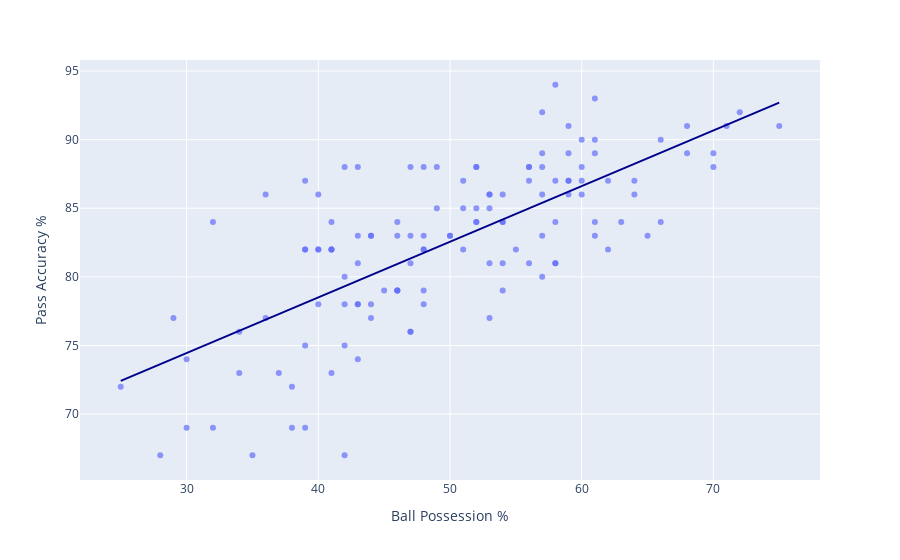

Here is the notebook cell this chart was saved with:
### Code cell
# Add best fit linear regression line
fig = px.scatter(df, x="Ball Possession %", y="Pass Accuracy %", opacity=0.7, 
                 trendline="ols", trendline_color_override='darkblue')
fig.show()

results = px.get_trendline_results(fig)
print(results)

# Show summary results
results.px_fit_results.iloc[0].summary()

### Figure 1 — Plotly figure (JSON) as saved in the notebook; plotly's stock layout.template omitted (floating-point values rounded to 4 significant figures)
{"data": [{"hovertemplate": "Ball Possession %=%{x}<br>Pass Accuracy %=%{y}<extra></extra>", "legendgroup": "", "marker": {"color": "#636efa", "opacity": 0.7, "symbol": "circle"}, "mode": "markers", "name": "", "orientation": "v", "showlegend": false, "type": "scatter", "x": [40, 60, 43, 57, 64, 36, 39, 61, 51, 49, 72, 28, 52, 48, 54, 46, 50, 50, 60, 40, 52, 48, 52, 48, 61, 39, 41, 59, 41, 59, 57, 43, 47, 53, 47, 53, 47, 53, 30, 70, 49, 51, 44, 56, 58, 42, 66, 34, 58, 42, 42, 58, 52, 48, 41, 59, 71, 29, 58, 42, 54, 46, 45, 55, 56, 44, 61, 39, 68, 32, 32, 68, 38, 62, 53, 47, 34, 66, 41, 59, 30, 70, 65, 35, 44, 56, 60, 40, 54, 46, 43, 57, 36, 64, 48, 52, 41, 59, 39, 61, 75, 25, 54, 46, 47, 53, 56, 44, 37, 63, 48, 51, 42, 58, 57, 43, 43, 57, 38, 62, 40, 60, 54, 46, 43, 57, 39, 61], "xaxis": "x", "y": [78, 86, 78, 86, 86, 86, 87, 93, 87, 85, 92, 67, 85, 82, 84, 84, 83, 83, 88, 82, 88, 83, 84, 79, 89, 82, 82, 91, 82, 87, 88, 81, 76, 81, 76, 77, 88, 86, 69, 89, 88, 85, 77, 81, 81, 80, 90, 73, 84, 75, 78, 87, 84, 82, 82, 89, 91, 77, 94, 88, 84, 79, 79, 82, 88, 83, 90, 82, 91, 84, 69, 89, 72, 87, 86, 81, 76, 84, 73, 87, 74, 88, 83, 67, 78, 88, 87, 82, 86, 83, 78, 83, 77, 87, 88, 88, 84, 86, 69, 84, 91, 72, 81, 79, 83, 85, 87, 83, 73, 84, 78, 82, 67, 81, 89, 83, 74, 80, 69, 82, 86, 90, 79, 79, 88, 92, 75, 83], "yaxis": "y"}, {"hovertemplate": "<b>OLS trendline</b><br>Pass Accuracy % = 0.405584 * Ball Possession % + 62.2786<br>R<sup>2</sup>=0.509614<br><br>Ball Possession %=%{x}<br>Pass Accuracy %=%{y} <b>(trend)</b><extra></extra>", "legendgroup": "", "line": {"color": "darkblue"}, "marker": {"color": "#636efa", "symbol": "circle"}, "mode": "lines", "name": "", "showlegend": false, "type": "scatter", "x": [25, 28, 29, 30, 30, 32, 32, 34, 34, 35, 36, 36, 37, 38, 38, 39, 39, 39, 39, 39, 40, 40, 40, 40, 41, 41, 41, 41, 41, 42, 42, 42, 42, 42, 43, 43, 43, 43, 43, 43, 44, 44, 44, 44, 45, 46, 46, 46, 46, 46, 47, 47, 47, 47, 47, 48, 48, 48, 48, 48, 48, 49, 49, 50, 50, 51, 51, 51, 52, 52, 52, 52, 52, 53, 53, 53, 53, 53, 54, 54, 54, 54, 54, 55, 56, 56, 56, 56, 57, 57, 57, 57, 57, 57, 58, 58, 58, 58, 58, 59, 59, 59, 59, 59, 60, 60, 60, 60, 61, 61, 61, 61, 61, 62, 62, 63, 64, 64, 65, 66, 66, 68, 68, 70, 70, 71, 72, 75], "xaxis": "x", "y": [72.42, 73.64, 74.04, 74.45, 74.45, 75.26, 75.26, 76.07, 76.07, 76.47, 76.88, 76.88, 77.29, 77.69, 77.69, 78.1, 78.1, 78.1, 78.1, 78.1, 78.5, 78.5, 78.5, 78.5, 78.91, 78.91, 78.91, 78.91, 78.91, 79.31, 79.31, 79.31, 79.31, 79.31, 79.72, 79.72, 79.72, 79.72, 79.72, 79.72, 80.12, 80.12, 80.12, 80.12, 80.53, 80.94, 80.94, 80.94, 80.94, 80.94, 81.34, 81.34, 81.34, 81.34, 81.34, 81.75, 81.75, 81.75, 81.75, 81.75, 81.75, 82.15, 82.15, 82.56, 82.56, 82.96, 82.96, 82.96, 83.37, 83.37, 83.37, 83.37, 83.37, 83.77, 83.77, 83.77, 83.77, 83.77, 84.18, 84.18, 84.18, 84.18, 84.18, 84.59, 84.99, 84.99, 84.99, 84.99, 85.4, 85.4, 85.4, 85.4, 85.4, 85.4, 85.8, 85.8, 85.8, 85.8, 85.8, 86.21, 86.21, 86.21, 86.21, 86.21, 86.61, 86.61, 86.61, 86.61, 87.02, 87.02, 87.02, 87.02, 87.02, 87.42, 87.42, 87.83, 88.24, 88.24, 88.64, 89.05, 89.05, 89.86, 89.86, 90.67, 90.67, 91.08, 91.48, 92.7], "yaxis": "y"}], "layout": {"legend": {"tracegroupgap": 0}, "margin": {"t": 60}, "xaxis": {"anchor": "y", "domain": [0, 1], "title": {"text": "Ball Possession %"}}, "yaxis": {"anchor": "x", "domain": [0, 1], "title": {"text": "Pass Accuracy %"}}}}
